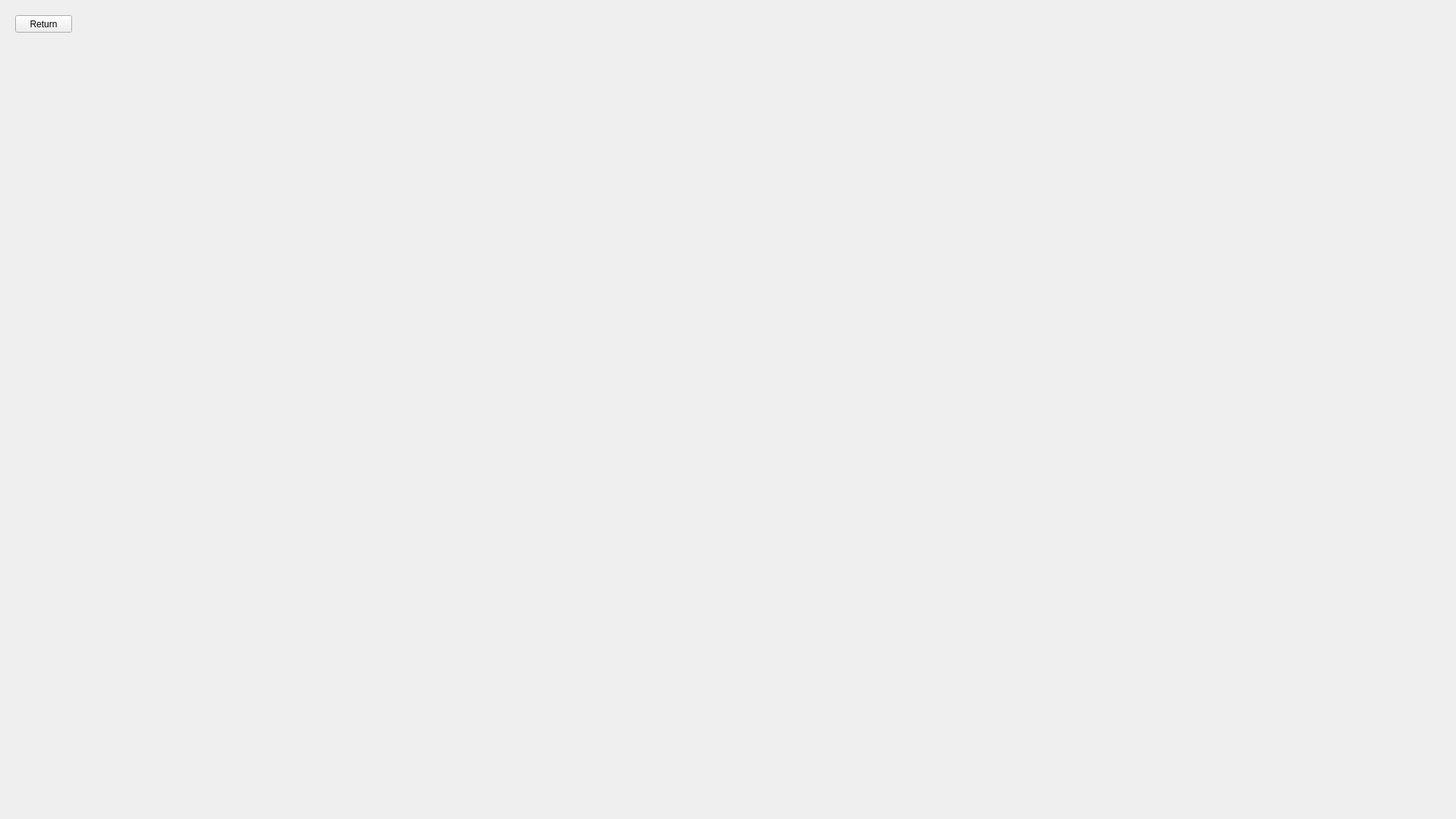
<?xml version="1.0" encoding="UTF-8"?>
<ui version="4.0">
 <class>FormRadio</class>
 <widget class="QWidget" name="FormRadio">
  <property name="geometry">
   <rect>
    <x>0</x>
    <y>0</y>
    <width>1920</width>
    <height>1080</height>
   </rect>
  </property>
  <property name="windowTitle">
   <string>Form</string>
  </property>
  <widget class="QPushButton" name="pushButtonReturn">
   <property name="geometry">
    <rect>
     <x>20</x>
     <y>20</y>
     <width>75</width>
     <height>23</height>
    </rect>
   </property>
   <property name="text">
    <string>Return</string>
   </property>
  </widget>
  <widget class="QLabel" name="label">
   <property name="geometry">
    <rect>
     <x>0</x>
     <y>0</y>
     <width>1920</width>
     <height>1080</height>
    </rect>
   </property>
   <property name="text">
    <string/>
   </property>
   <property name="pixmap">
    <pixmap resource="ori_uis.qrc">:/GUIS/RADIO.png</pixmap>
   </property>
  </widget>
  <zorder>label</zorder>
  <zorder>pushButtonReturn</zorder>
 </widget>
 <resources>
  <include location="ori_uis.qrc"/>
 </resources>
 <connections/>
</ui>
